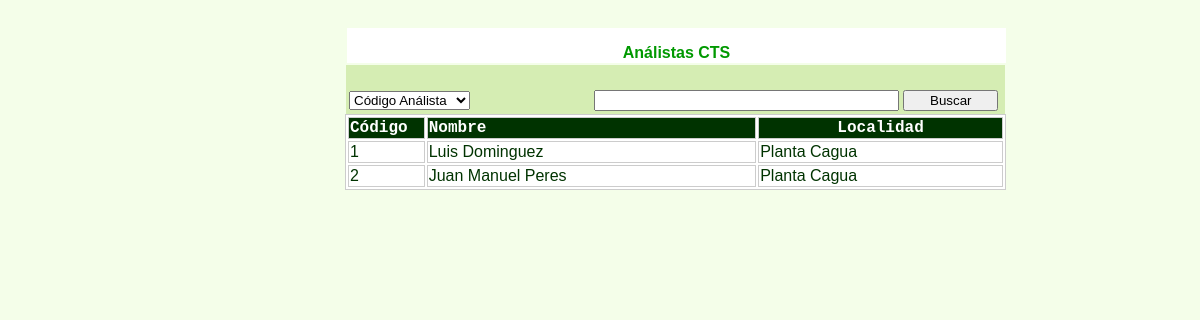
The page /selec_cts3.php on the database its author committed.
### tables this page shows
CREATE TABLE `m_analistas_cts` (
  `COD_CTS` int(10) NOT NULL,
  `NOM_CTS` varchar(35) NOT NULL,
  `STATUS_CTS` varchar(2) NOT NULL,
  `cod_nivel` varchar(2) NOT NULL,
  `cedula` varchar(15) NOT NULL,
  `cod_localidad` varchar(2) NOT NULL,
  `foto` varchar(255) NOT NULL,
  UNIQUE KEY `codigo_cts` (`COD_CTS`)
);

CREATE TABLE `m_localidades` (
  `COD_LOCALIDAD` int(2) NOT NULL,
  `DESC_LOCALIDAD` varchar(40) NOT NULL,
  UNIQUE KEY `cod_localidad` (`COD_LOCALIDAD`)
);

### selec_cts3.php (the view, shortened to what this page needs)
<?php
  Include ("rutinasphp.php");
  $nombre_busqueda=$_POST['nombre_busqueda'];
  $tipo_objeto=$_POST['tipo_objeto'];
?>
<!DOCTYPE html PUBLIC "-//W3C//DTD XHTML 1.0 Transitional//EN" "http://www.w3.org/TR/xhtml1/DTD/xhtml1-transitional.dtd">
<html xmlns="http://www.w3.org/1999/xhtml">
<head>
</head>
<body>
<div style="width: 510px; position: relative; margin-left: auto; margin-right: auto;"><div id="c_encabezado">
<p>&nbsp;</p>
<p class="efecha">&nbsp;</p>
<div id="Layer1">
  <div align="center" class="Estilo28">
    <p class="Estilo41">An&aacute;listas CTS </p>
  </div>
</div>
<form id="form1" name="form1" method="post" action="selec_cts3.php">
  <p>&nbsp;</p>
  <p>&nbsp;</p>
<div id="busqueda">
  <table width="655">
    <tr>
      <td width="173">&nbsp;</td>
      <td width="477">&nbsp;</td>
      </tr>
    <tr>
      <td><select name="tipo_objeto" size="1" id="tipo_objeto" >
        <?php
          $opciones = array(01=>'Código Análista',02=>'Nombre Análista');
          foreach($opciones as $k=>$op) {
        ?>
        <option value="<?php echo $k; ?>" <?php if($tipo_objeto== $k) echo 'selected="selected"'?> > <?php echo $op; ?> </option>
        <?php } ?>
      </select></td>
      <td><div align="right">
        <input name="nombre_busqueda" type="text" id="nombre_busqueda" value="<?php echo $nombre_busqueda; ?>" size="35" maxlength="35" />
        <input name="b_buscar" type="submit" id="b_buscar" value="     Buscar     " />
      </div></td>
      </tr>
  </table>
  <div id="resultado">
    <table width="661" border="1" bordercolor="#CCCCCC" bgcolor="#FFFFFF" class="Estilo28">
      <tr>
        <td width="64" bgcolor="#003300"><span class="Estilo38">C&oacute;digo</span></td>
        <td width="288" bgcolor="#003300"><span class="Estilo38">Nombre</span></td>
        <td width="213" bgcolor="#003300"><div align="center"><span class="Estilo38">Localidad</span></div></td>
      </tr>
        <?php
           $conectar=conectar_BD();
           $sql01="select cod_cts as cod_cts, nom_cts as nom_cts, status_cts as status_cts, cedula as cedula, cod_nivel as
		   cod_nivel, foto as foto, cod_localidad as cod_localidad from m_analistas_cts";
           $resultado=mysql_query($sql01,$conectar) or die("Problemas en la Sentencia SQL".mysql_error());
           if(mysql_num_rows($resultado)>0) {
    		  while($registro=mysql_fetch_assoc($resultado)){
				  $cod_cts=$registro['cod_cts'];
				  $cod_cts=str_replace(" ","&nbsp;",$cod_cts);
				  $nom_cts=$registro['nom_cts'];
				  $nom_cts=str_replace(" ","&nbsp;",$nom_cts);
				  $cedula=$registro['cedula'];
				  $cedula=str_replace(" ","&nbsp;",$cedula);
				  $nivel=$registro['cod_nivel'];
				  $nivel=str_replace(" ","&nbsp;",$nivel);
		          $estatus= $registro["status_cts"];
				   $estatus=str_replace(" ","&nbsp;", $estatus);
				  $cod_localidad=$registro['cod_localidad'];
				  $cod_localidad=str_replace(" ","&nbsp;",$cod_localidad);
				  $foto=$registro['foto'];
				  $foto=str_replace(" ","&nbsp;",$foto);
                  $sql10="select desc_localidad as desc_localidad from m_localidades where cod_localidad  = '$cod_localidad' ";
                  $resul10=mysql_query($sql10,$conectar) or die("Problemas en la Sentencia SQL".mysql_error());
                  if(mysql_num_rows($resul10)>0) {
                    $reg10=mysql_fetch_assoc($resul10);
                    $desc_localidad= $reg10["desc_localidad"];
	              }
    			  $desc_localidad=str_replace(" ","&nbsp;",$desc_localidad);
	              echo "<tr OnMouseOver=Resaltar_On(this);' OnMouseOut='Resaltar_Off(this);' OnClick=\"datos('$cod_cts','$nom_cts','$cedula','$nivel','$cod_localidad','$desc_localidad','$foto','$estatus');\"><td>$cod_cts</td><td>$nom_cts</td><td>$desc_localidad</td></tr>";
		    }
		   }
		   ?>
    </table>
  </div>
</div>
  <p>&nbsp;</p>
  <p>&nbsp;</p>
  <p>&nbsp;</p>
  <p>&nbsp;</p>
  <p>&nbsp;</p>
</form>
</div>
</body>
</html>

### selec_cts3.php (style rules this page uses)
#Layer1 { position:absolute; width:659px; height:35px; z-index:17; left: 2px; top: 12px; background-color: #FFFFFF; }
#busqueda { position:absolute; width:659px; height:56px; z-index:19; left: 1px; top: 49px; background-color: #D5EDB3; }
body { background-color: #F4FEE9; }
.Estilo28 { font-family: Geneva, Arial, Helvetica, sans-serif; font-weight: normal; color: #003300; }
#resultado { position:absolute; width:663px; height:265px; z-index:1; left: -1px; }
.Estilo38 { color: #FFFFFF; font-weight: bold; font-family: "Courier New", Courier, monospace; }
.Estilo41 { color: #009900; font-weight: bold; }

### rows shown on the page
m_analistas_cts: COD_CTS "1", NOM_CTS "Luis Dominguez", cod_localidad.DESC_LOCALIDAD "Planta Cagua"
m_analistas_cts: COD_CTS "2", NOM_CTS "Juan Manuel Peres", cod_localidad.DESC_LOCALIDAD "Planta Cagua"

### other values the page prints
form field tipo_objeto "Código Análista"
